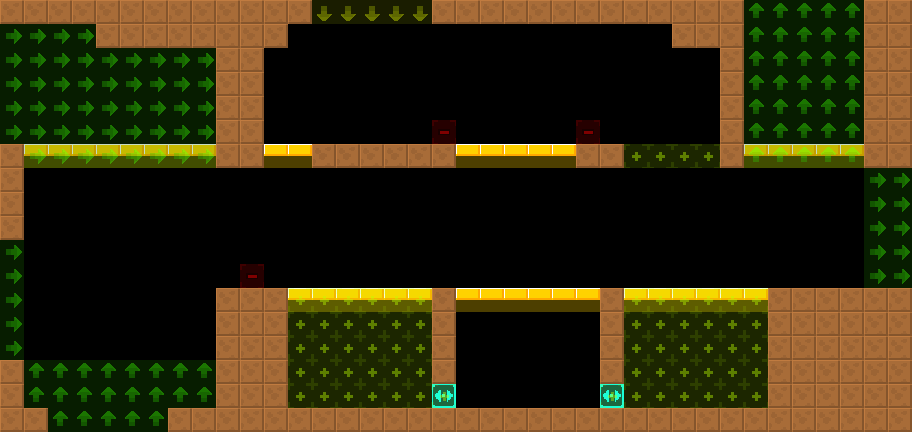

Below is a game level as drawn by its tile map, then a one-line description and the .tmx that defines it (tile-layer data replaced by summaries):
An orthogonal 38x18 tile map with 24x24 px tiles, 2 tile layers (col, lnk), 2 tilesets and 4 objects (3x Door, BreakableGround).

<map version="1.4" tiledversion="1.4.2" orientation="orthogonal" renderorder="right-down" width="38" height="18" tilewidth="24" tileheight="24" infinite="0" nextlayerid="4" nextobjectid="8">
 <tileset firstgid="6" source="../../lnk.tsx" />
 <tileset firstgid="1" source="../../col.tsx" />
 <layer id="1" name="col" width="38" height="18">
  <data>[684 cells, 206 non-empty, 3 distinct tile ids]</data>
 </layer>
 <layer id="2" name="lnk" width="38" height="18" opacity="0.5">
  <data>[684 cells, 193 non-empty, 5 distinct tile ids]</data>
 </layer>
 <objectgroup id="3" name="markers" opacity="0.5">
  <object id="1" name="Door" type="Door" x="432" y="120" width="24" height="24">
   <properties>
    <property name="yr" value="0" />
    <property name="xr" value="0" />
   </properties>
  </object>
  <object id="2" name="Door" type="Door" x="576" y="120" width="24" height="24">
   <properties>
    <property name="yr" value="0" />
    <property name="xr" value="0" />
   </properties>
  </object>
  <object id="3" name="BreakableGround" type="BreakableGround" x="624" y="144" width="96" height="24">
   <properties>
    <property name="yr" value="0" />
    <property name="xr" value="0" />
   </properties>
  </object>
  <object id="4" name="Door" type="Door" x="240" y="264" width="24" height="24">
   <properties>
    <property name="yr" value="0" />
    <property name="xr" value="0" />
   </properties>
  </object>
 </objectgroup>
</map>
